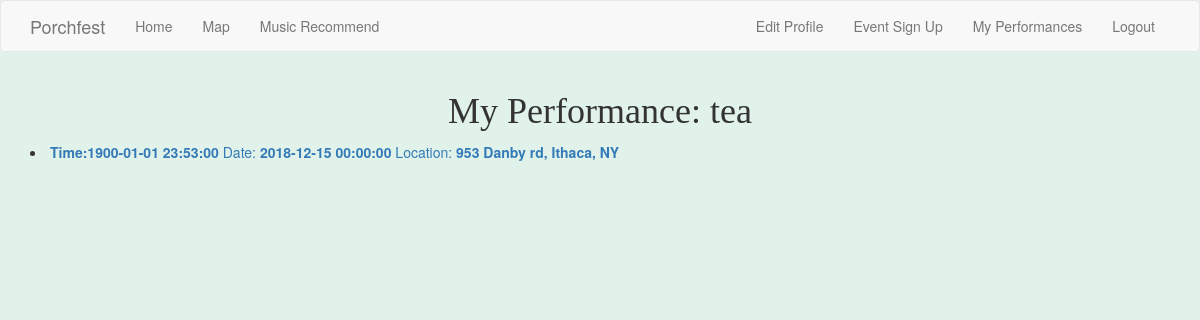
The page /my_performances/ (signed in) on the database its author committed.
### app/models.py (models this page shows, shortened)
class Artist(UserMixin, db.Model):
    id = db.Column(db.Integer, primary_key=True)
    artistName = db.Column(db.String(64), index=True, unique=True)
    bio = db.Column(db.String(600))
    genre = db.Column(db.String)
    artistPerformances1= db.relationship('ArtistToPerformance', backref='artperfrel1')
    email = db.Column(db.String(120), index=True, unique=True)
    password_hash = db.Column(db.String(128))

class ArtistToPerformance(db.Model):
    artistID = db.Column(db.Integer, db.ForeignKey('artist.id'),  primary_key=True)
    performanceID = db.Column(db.Integer, db.ForeignKey('performance.id'), primary_key=True)
    artistRel = db.relationship('Artist', uselist=False, backref='artistrel')
    performanceRel = db.relationship('Performance', backref='performancerel')

class Performance(db.Model):
    id = db.Column(db.Integer, primary_key=True)
    time = db.Column(db.DateTime, index=True)
    date = db.Column(db.DateTime, index=True)
    locationId = db.Column(db.Integer, db.ForeignKey('location.id'))
    artistPerformances = db.relationship('ArtistToPerformance', uselist=False, backref='artPerfRel')
    performanceloc = db.relationship('Location', backref='performance1')

class Location(db.Model):
    id = db.Column(db.Integer, primary_key=True)
    name=db.Column(db.String, index=True)
    long = db.Column(db.Float, index=True)
    lat = db.Column(db.Float, index=True)
    performance=db.relationship('Performance', uselist=False, backref='performanceloc1')

### app/routes.py (the view)
@app.route('/my_performances/', methods=['GET', 'POST'])
@login_required
def my_performances():
    events = current_user.artistPerformances1
    artperf = ArtistToPerformance.query.filter_by(artistID=current_user.id).first()
    if artperf!=None:
        perf = Performance.query.filter_by(id=artperf.performanceID).all()
    else:
        perf="you have no performances"
    return render_template('my_performances.html', artist=current_user, event_list=events, location=perf)

### app/models.py (called while the page is built)
@login.user_loader
def load_user(id):
    return Artist.query.get(int(id))

### app/templates/my_performances.html
{% extends "base.html" %}
{% import 'bootstrap/wtf.html' as wtf %}
{% block app_content %}
<h1>My Performance: {{ artist.artistName }}</h1>
    {%  if length==0 %}
        <p>you have no performances</p>
    {% else %}
           {% for x in event_list %}
          <li><a href="{{ url_for('performance_edit', performance=x.performanceRel.id) }}"><b>Time:{{x.performanceRel.time }}</b> Date:  <b>{{ x.performanceRel.date }}</b> Location: <b>{{ x.performanceRel.performanceloc.name }}</b></a></li>
            {% endfor %}
    {% endif %}
{% endblock %}

### app/static/css/main.css (style rules this page uses)
body { background-color: #E0F2E9; }
h1 { text-align: center; font-family: 'Tinos', serif; }

### rows shown on the page
Artist: artistName "tea"
ArtistToPerformance: performanceRel.time "1900-01-01 23:53:00", performanceRel "2018-12-15 00:00:00", performanceRel.performanceloc.name "953 Danby rd, Ithaca, NY"
